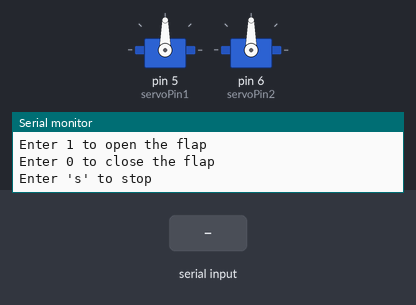
Recording of a sketch running on a simulated Arduino Uno, built with avr-gcc and run on an emulated ATmega328P. On the bench: 2 × servo, the last lines printed to the serial monitor. The test bench sets the inputs (shaded band).

Above: at 1.2 s.
1.3 s: "1" received over Serial
At 1.55 s:
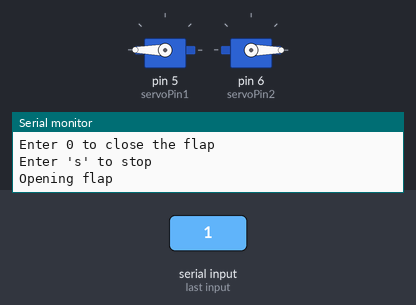
3.3 s: "0" received over Serial
At 3.55 s:
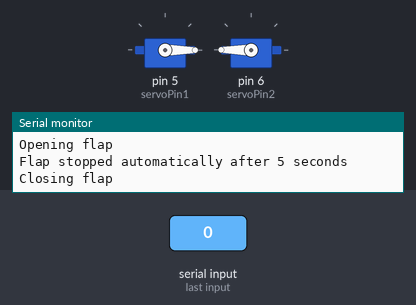
Timing chart, 0 to 6.3 s (numbered marks = the images above; inputs shaded):
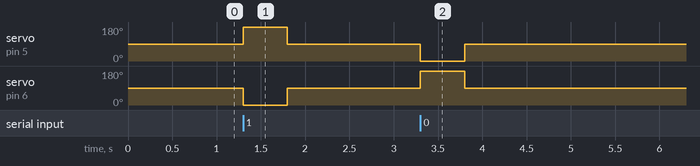

Measured:
- after the input at 1.3 s, servo on pin 5 (servoPin1): 90° → 180° at once, → 90° 0.50 s later; servo on pin 6 (servoPin2): 90° → 0° at once, → 90° 0.50 s later
- after the input at 3.3 s, servo on pin 5 (servoPin1): 90° → 0° at once, → 90° 0.50 s later; servo on pin 6 (servoPin2): 90° → 180° at once, → 90° 0.50 s later

The sketch:

arduino_servo_code.ino
```cpp
#include <Servo.h>

Servo myServo1;
Servo myServo2;

int servoPin1 = 5;  // First servo pin
int servoPin2 = 6;  // Second servo pin
int adjustVal = 90; // Adjust this for desired speed/power (smaller value = slower)

unsigned long commandTime = 0;  // To store the time when command was given
bool isMoving = false;          // To track if flap is moving or not

void setup() {
  Serial.begin(9600);
  myServo1.attach(servoPin1);  // Attach to pin 5
  myServo2.attach(servoPin2);  // Attach to pin 6

  myServo1.write(90); // Stop position
  myServo2.write(90);

  Serial.println("Dual Opposite Servo Flap Control");
  Serial.println("Enter 1 to open the flap");
  Serial.println("Enter 0 to close the flap");
  Serial.println("Enter 's' to stop");
}

void loop() {
  if (Serial.available() > 0) {
    char input = Serial.read();

    if (input == '1') {
      // Open flap: Servo1 clockwise, Servo2 counterclockwise
      myServo1.write(90 + adjustVal);
      myServo2.write(90 - adjustVal);
      Serial.println("Opening flap");
      commandTime = millis();  // Record the time
      isMoving = true;
    }
    else if (input == '0') {
      // Close flap: Servo1 counterclockwise, Servo2 clockwise
      myServo1.write(90 - adjustVal);
      myServo2.write(90 + adjustVal);
      Serial.println("Closing flap");
      commandTime = millis();  // Record the time
      isMoving = true;
    }
    else if (input == 's' || input == 'S') {
      // Stop both
      myServo1.write(90);
      myServo2.write(90);
      Serial.println("Flap stopped manually");
      isMoving = false;
    }
  }

  // Auto-stop after 5 seconds (5000 ms)
  if (isMoving && (millis() - commandTime >= 500)) {
    myServo1.write(90);
    myServo2.write(90);
    Serial.println("Flap stopped automatically after 5 seconds");
    isMoving = false;
  }
}
```
